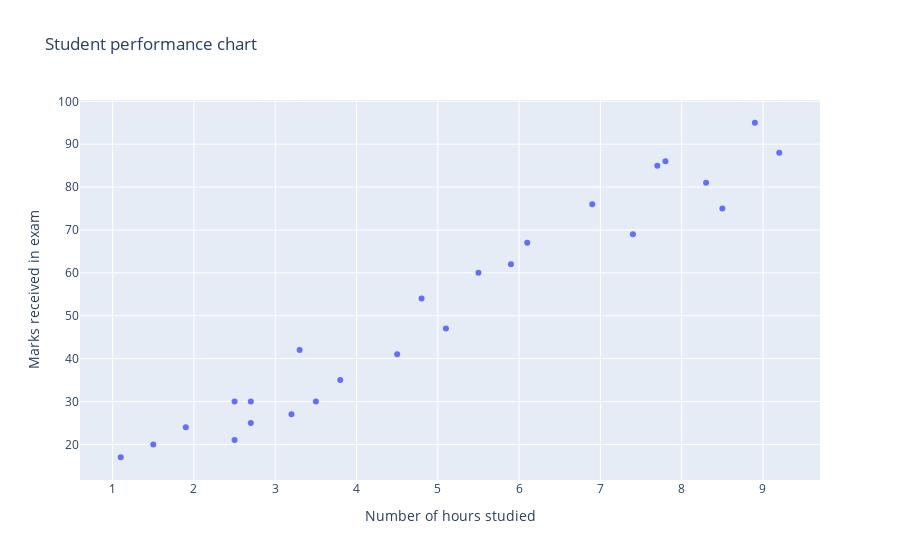

Source (notebook cell):
### Markdown cell above
# Visualizing the raw data

The next step involves visualizing the raw data to guess the type of algorithm we may require to properly model our data.

### Code cell
features = data.Hours
labels = data.Scores

# model.fit(features.reshape(-1,1),labels.reshape(-1,1))
px.scatter(x=features, y=labels, labels={
    "x": "Number of hours studied",
    "y": "Marks received in exam"
}
,title="Student performance chart")

### Figure 1 — Plotly figure (JSON) as saved in the notebook; plotly's stock layout.template omitted (floating-point values rounded to 4 significant figures)
{"data": [{"hovertemplate": "Number of hours studied=%{x}<br>Marks received in exam=%{y}<extra></extra>", "legendgroup": "", "marker": {"color": "#636efa", "symbol": "circle"}, "mode": "markers", "name": "", "orientation": "v", "showlegend": false, "type": "scatter", "x": [2.5, 5.1, 3.2, 8.5, 3.5, 1.5, 9.2, 5.5, 8.3, 2.7, 7.7, 5.9, 4.5, 3.3, 1.1, 8.9, 2.5, 1.9, 6.1, 7.4, 2.7, 4.8, 3.8, 6.9, 7.8], "xaxis": "x", "y": [21, 47, 27, 75, 30, 20, 88, 60, 81, 25, 85, 62, 41, 42, 17, 95, 30, 24, 67, 69, 30, 54, 35, 76, 86], "yaxis": "y"}], "layout": {"legend": {"tracegroupgap": 0}, "title": {"text": "Student performance chart"}, "xaxis": {"anchor": "y", "domain": [0, 1], "title": {"text": "Number of hours studied"}}, "yaxis": {"anchor": "x", "domain": [0, 1], "title": {"text": "Marks received in exam"}}}}
